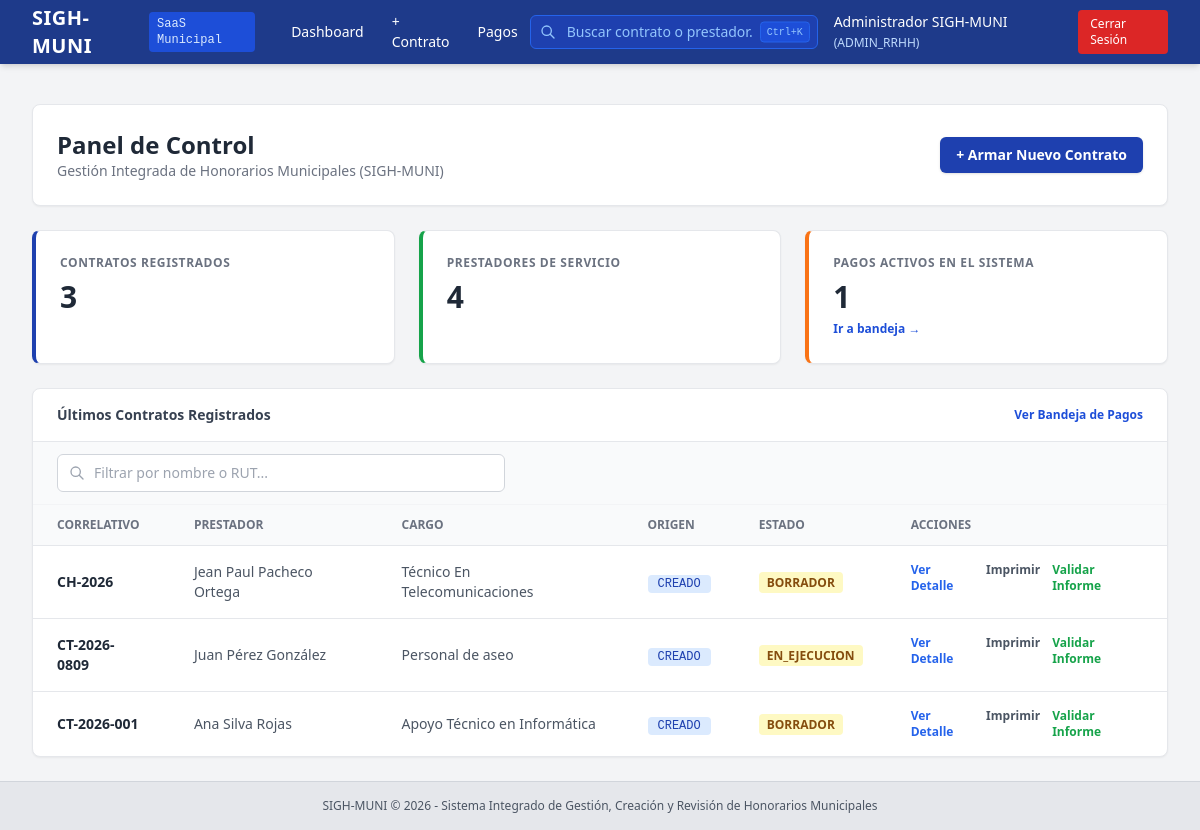
The page / (signed in) on the database its author committed.
### app/models/user.py (models this page shows, shortened)
class User(db.Model):
    __tablename__ = 'users'
    id = db.Column(db.Integer, primary_key=True, autoincrement=True)
    rut = db.Column(db.String(20), nullable=False, unique=True)
    first_name = db.Column(db.String(100), nullable=False)
    last_name = db.Column(db.String(100), nullable=False)
    email = db.Column(db.String(120), nullable=False, unique=True)
    password_hash = db.Column(db.String(255), nullable=False)
    role = db.Column(db.String(50), nullable=False)  # SUPERADMIN, ADMIN_RRHH, JEFE_DEPTO, FINANZAS_CONTROL
    department_id = db.Column(db.Integer, db.ForeignKey('departments.id', ondelete='SET NULL'), nullable=True)
    is_active = db.Column(db.Integer, nullable=False, default=1)
    created_at = db.Column(db.DateTime, nullable=False, default=datetime.utcnow)

### app/models/contract.py (models this page shows, shortened)
class Contract(db.Model):
    __tablename__ = 'contracts'
    id = db.Column(db.Integer, primary_key=True)
    provider_id = db.Column(db.Integer, db.ForeignKey('service_providers.id'), nullable=False)
    department_id = db.Column(db.Integer, db.ForeignKey('departments.id'), nullable=False)
    creation_type = db.Column(db.String(50), default='CREADO')
    contract_number = db.Column(db.String(50), unique=True, nullable=False)
    decline_number = db.Column(db.String(50), nullable=True)
    decline_date = db.Column(db.Date, nullable=True)
    position_title = db.Column(db.String(150), nullable=False)
    program_name = db.Column(db.String(150), nullable=True)
    monthly_amount_gross = db.Column(db.Float, nullable=False)
    total_contract_amount = db.Column(db.Float, nullable=False)
    start_date = db.Column(db.Date, nullable=False)
    end_date = db.Column(db.Date, nullable=False)
    pdf_file_path = db.Column(db.String(255), nullable=True)
    ocr_processed = db.Column(db.Integer, default=0)
    status = db.Column(db.String(30), default='BORRADOR')
    created_at = db.Column(db.DateTime, default=datetime.utcnow)
    provider = db.relationship('ServiceProvider', back_populates='contracts', lazy=True)
    department = db.relationship('Department', backref=db.backref('department_contracts', lazy=True))
    functions = db.relationship('ContractFunction', backref='contract', cascade='all, delete-orphan', lazy=True,
                                order_by='ContractFunction.function_order')
    payments = db.relationship('MonthlyPayment', back_populates='contract', lazy=True, cascade='all, delete-orphan')

### app/models/provider.py (models this page shows, shortened)
class ServiceProvider(db.Model):
    __tablename__ = 'service_providers'
    id = db.Column(db.Integer, primary_key=True, autoincrement=True)
    rut = db.Column(db.String(20), nullable=False, unique=True, index=True)
    first_name = db.Column(db.String(100), nullable=False)
    paternal_last_name = db.Column(db.String(100), nullable=False)
    maternal_last_name = db.Column(db.String(100), nullable=True)
    email = db.Column(db.String(120), nullable=True)
    phone = db.Column(db.String(50), nullable=True)
    address = db.Column(db.Text, nullable=True)
    bank_name = db.Column(db.String(100), nullable=True)
    account_type = db.Column(db.String(50), nullable=True)
    account_number = db.Column(db.String(50), nullable=True)
    created_at = db.Column(db.DateTime, nullable=False, default=datetime.utcnow)
    contracts = db.relationship('Contract', back_populates='provider', lazy=True, cascade="all, delete-orphan")
    @property
    def full_name(self):
        maternal = f" {self.maternal_last_name}" if self.maternal_last_name else ""
        return f"{self.first_name} {self.paternal_last_name}{maternal}"

### app/routes/dashboard.py (the view)
@dashboard_bp.route('/')
@login_required
def index():
    user = get_current_user()
    total_contracts = Contract.query.count()
    total_providers = ServiceProvider.query.count()
    recent_contracts = Contract.query.order_by(Contract.id.desc()).limit(5).all()
    if user.role == 'JEFE_DEPTO':
        pending_payments = MonthlyPayment.query.join(Contract).filter(
            Contract.department_id == user.department_id,
            MonthlyPayment.approval_status.in_(['PENDIENTE_REVISION', 'OBSERVADO'])
        ).count()
    elif user.role == 'FINANZAS_CONTROL':
        pending_payments = MonthlyPayment.query.filter(
            MonthlyPayment.approval_status.in_(['APROBADO_RRHH', 'OBSERVADO'])
        ).count()
    elif user.role in ('ADMIN_RRHH', 'SUPERADMIN'):
        pending_payments = MonthlyPayment.query.filter(
            MonthlyPayment.approval_status != 'APROBADO_FINANZAS'
        ).count()
    else:
        pending_payments = 0
    return render_template(
        'dashboard/index.html',
        total_contracts=total_contracts,
        total_providers=total_providers,
        pending_payments=pending_payments,
        recent_contracts=recent_contracts,
        user=user
    )

### app/__init__.py (called while the page is built)
def create_app(config_class=Config):
    app = Flask(__name__)
    app.config.from_object(config_class)
    os.makedirs(app.config['UPLOAD_FOLDER'], exist_ok=True)
    db.init_app(app)
    migrate.init_app(app, db)
    if 'sqlite' in app.config['SQLALCHEMY_DATABASE_URI']:
        from sqlalchemy import event
        from sqlalchemy.engine import Engine
        @event.listens_for(Engine, "connect")
        def set_sqlite_pragma(dbapi_connection, connection_record):
            cursor = dbapi_connection.cursor()
            cursor.execute("PRAGMA foreign_keys=ON;")
            cursor.close()
    from app.auth.routes import auth_bp
    app.register_blueprint(auth_bp, url_prefix='/auth')
    from app.routes import register_routes
    register_routes(app)
    return app

### app/auth/utils.py (called while the page is built)
def login_required(f):
    @wraps(f)
    def decorated_function(*args, **kwargs):
        if 'user_id' not in session:
            flash('Debes iniciar sesión para acceder a esta sección.', 'warning')
            return redirect(url_for('auth.login', next=request.url))
        return f(*args, **kwargs)
    return decorated_function

def get_current_user():
    if 'user_id' in session:
        return User.query.get(session['user_id'])
    return None

### app/templates/dashboard/index.html (shortened to what this page needs)
{% extends "base.html" %}
{% block content %}
<div class="space-y-6">
    <div class="flex justify-between items-center bg-white p-6 rounded-lg shadow-sm border border-gray-200">
        <div>
            <h1 class="text-2xl font-bold text-gray-800">Panel de Control</h1>
            <p class="text-sm text-gray-500">Gestión Integrada de Honorarios Municipales (SIGH-MUNI)</p>
        </div>
        <div class="flex space-x-2">
            <a href="{{ url_for('contract_builder.create') }}" class="bg-blue-800 hover:bg-blue-900 text-white font-semibold px-4 py-2 rounded-md shadow text-sm transition">
                + Armar Nuevo Contrato
            </a>
        </div>
    </div>
    <div class="grid grid-cols-1 md:grid-cols-3 gap-6">
        <div class="bg-white p-6 rounded-lg shadow-sm border border-gray-200 border-l-4 border-l-blue-800">
            <h3 class="text-xs uppercase text-gray-500 font-bold tracking-wider">Contratos Registrados</h3>
            <p class="text-3xl font-extrabold text-gray-800 mt-2">{{ total_contracts }}</p>
        </div>
        <div class="bg-white p-6 rounded-lg shadow-sm border border-gray-200 border-l-4 border-l-green-600">
            <h3 class="text-xs uppercase text-gray-500 font-bold tracking-wider">Prestadores de Servicio</h3>
            <p class="text-3xl font-extrabold text-gray-800 mt-2">{{ total_providers }}</p>
        </div>
        <div class="bg-white p-6 rounded-lg shadow-sm border border-gray-200 border-l-4 border-l-orange-500">
            <h3 class="text-xs uppercase text-gray-500 font-bold tracking-wider">
                {% if user.role == 'JEFE_DEPTO' %}Pagos Pendientes de Mi Depto
                {% elif user.role == 'FINANZAS_CONTROL' %}Pagos por Liberar
                {% else %}Pagos Activos en el Sistema{% endif %}
            </h3>
            <p class="text-3xl font-extrabold text-gray-800 mt-2">{{ pending_payments }}</p>
            <a href="{{ url_for('payments.bandeja') }}" class="text-xs text-blue-700 hover:underline font-semibold mt-1 inline-block">Ir a bandeja →</a>
        </div>
    </div>
    <div class="bg-white rounded-lg shadow-sm border border-gray-200 overflow-hidden">
        <div class="px-6 py-4 border-b border-gray-200 font-bold text-gray-700 text-sm flex justify-between items-center">
            <span>Últimos Contratos Registrados</span>
            <a href="{{ url_for('payments.bandeja') }}" class="text-xs text-blue-700 hover:underline font-semibold">Ver Bandeja de Pagos</a>
        </div>
        <div class="px-6 py-3 border-b border-gray-100 bg-gray-50">
            <div class="relative max-w-md">
                <svg class="absolute left-3 top-1/2 -translate-y-1/2 w-4 h-4 text-gray-400" fill="none" stroke="currentColor" viewBox="0 0 24 24">
                    <path stroke-linecap="round" stroke-linejoin="round" stroke-width="2" d="M21 21l-6-6m2-5a7 7 0 11-14 0 7 7 0 0114 0z"/>
                </svg>
                <input type="text" id="table_filter_input"
                    placeholder="Filtrar por nombre o RUT..."
                    autocomplete="off"
                    class="w-full pl-9 pr-4 py-2 border border-gray-300 rounded-md text-sm focus:ring-2 focus:ring-blue-500 focus:border-blue-500 transition">
            </div>
        </div>
        <table class="w-full text-left text-sm text-gray-600" id="contracts_table">
            <thead class="bg-gray-50 text-xs uppercase text-gray-500 font-semibold border-b">
                <tr>
                    <th class="px-6 py-3">Correlativo</th>
                    <th class="px-6 py-3">Prestador</th>
                    <th class="px-6 py-3">Cargo</th>
                    <th class="px-6 py-3">Origen</th>
                    <th class="px-6 py-3">Estado</th>
                    <th class="px-6 py-3">Acciones</th>
                </tr>
            </thead>
            <tbody class="divide-y divide-gray-200">
                {% for contract in recent_contracts %}
                <tr class="hover:bg-gray-50 contract-row"
                    data-search="{{ contract.provider.full_name | lower }} {{ contract.provider.rut | lower }} {{ contract.contract_number | lower }} {{ contract.position_title | lower }}">
                    <td class="px-6 py-4 font-semibold text-gray-800">{{ contract.contract_number }}</td>
                    <td class="px-6 py-4">{{ contract.provider.full_name }}</td>
                    <td class="px-6 py-4">{{ contract.position_title }}</td>
                    <td class="px-6 py-4"><span class="bg-blue-100 text-blue-800 text-xs px-2.5 py-0.5 rounded font-mono">{{ contract.creation_type }}</span></td>
                    <td class="px-6 py-4"><span class="bg-yellow-100 text-yellow-800 text-xs px-2 py-0.5 rounded font-semibold">{{ contract.status }}</span></td>
                    <td class="px-6 py-4 flex space-x-3">
                        <a href="{{ url_for('contract_builder.detail', contract_id=contract.id) }}" class="text-blue-600 hover:underline font-semibold text-xs">
                            Ver Detalle
                        </a>
                        <a href="{{ url_for('contract_builder.preview', contract_id=contract.id) }}" target="_blank" class="text-gray-600 hover:underline font-semibold text-xs">
                            Imprimir
                        </a>
                        <a href="{{ url_for('payments.validate_report', contract_id=contract.id) }}" class="text-green-600 hover:underline font-semibold text-xs">
                            Validar Informe
                        </a>
                    </td>
                </tr>
                {% endfor %}
            </tbody>
        </table>
    </div>
</div>
{% endblock %}

### app/templates/base.html (shortened to what this page needs)
<!DOCTYPE html>
<html lang="es">
<head>
    <script src="https://cdn.tailwindcss.com"></script>
</head>
<body class="bg-gray-100 min-h-screen text-gray-800 flex flex-col font-sans">
    <nav class="bg-blue-900 text-white shadow-md relative z-50">
        <div class="max-w-7xl mx-auto px-4 sm:px-6 lg:px-8">
            <div class="flex items-center justify-between h-16">
                <div class="flex items-center space-x-6">
                    <a href="{{ url_for('dashboard.index') }}" class="flex items-center space-x-3">
                        <span class="font-bold text-xl tracking-wide">SIGH-MUNI</span>
                        <span class="text-xs bg-blue-700 px-2 py-1 rounded text-blue-100 font-mono">SaaS Municipal</span>
                    </a>
                    {% if session.get('user_id') %}
                    <div class="hidden md:flex items-center space-x-1 text-sm">
                        <a href="{{ url_for('dashboard.index') }}" class="px-3 py-2 rounded hover:bg-blue-800 transition">Dashboard</a>
                        <a href="{{ url_for('contract_builder.create') }}" class="px-3 py-2 rounded hover:bg-blue-800 transition">+ Contrato</a>
                        <a href="{{ url_for('payments.bandeja') }}" class="px-3 py-2 rounded hover:bg-blue-800 transition">Pagos</a>
                    </div>
                    {% endif %}
                </div>
                {% if session.get('user_id') %}
                <div class="flex items-center space-x-4">
                    <div class="relative" id="global_search_container">
                        <div class="relative">
                            <svg class="absolute left-2.5 top-1/2 -translate-y-1/2 w-4 h-4 text-blue-300" fill="none" stroke="currentColor" viewBox="0 0 24 24">
                                <path stroke-linecap="round" stroke-linejoin="round" stroke-width="2" d="M21 21l-6-6m2-5a7 7 0 11-14 0 7 7 0 0114 0z"/>
                            </svg>
                            <input type="text" id="global_search_input"
                                placeholder="Buscar contrato o prestador..."
                                autocomplete="off"
                                class="w-56 lg:w-72 pl-9 pr-16 py-1.5 bg-blue-800 border border-blue-600 rounded-md text-sm text-white placeholder-blue-300 focus:outline-none focus:ring-2 focus:ring-blue-400 focus:bg-blue-700 transition">
                            <kbd class="absolute right-2 top-1/2 -translate-y-1/2 text-[10px] bg-blue-700 text-blue-300 px-1.5 py-0.5 rounded border border-blue-600 font-mono">Ctrl+K</kbd>
                        </div>
                    </div>
                    <a href="{{ url_for('auth.profile') }}" class="text-sm font-medium hover:text-blue-200 transition">
                        {{ session.get('user_name') }}
                        <span class="text-xs text-blue-200">({{ session.get('user_role') }})</span>
                    </a>
                    <a href="{{ url_for('auth.logout') }}" class="bg-red-600 hover:bg-red-700 text-white text-xs px-3 py-1.5 rounded transition">
                        Cerrar Sesión
                    </a>
                </div>
                {% endif %}
            </div>
        </div>
    </nav>
    <main class="flex-grow max-w-7xl w-full mx-auto px-4 sm:px-6 lg:px-8 py-6">
        {% block content %}{% endblock %}
    </main>
    <footer class="bg-gray-200 text-center py-4 text-xs text-gray-600 border-t border-gray-300">
        SIGH-MUNI &copy; 2026 - Sistema Integrado de Gestión, Creación y Revisión de Honorarios Municipales
    </footer>
</body>
</html>

### rows shown on the page
User: get "ADMIN_RRHH"
Contract: contract_number "CH-2026", provider.full_name "Jean Paul Pacheco Ortega", position_title "Técnico En Telecomunicaciones", creation_type "CREADO", status "BORRADOR"
Contract: contract_number "CT-2026-0809", provider.full_name "Juan Pérez González", position_title "Personal de aseo", creation_type "CREADO", status "EN_EJECUCION"
Contract: contract_number "CT-2026-001", provider.full_name "Ana Silva Rojas", position_title "Apoyo Técnico en Informática", creation_type "CREADO", status "BORRADOR"

### other values the page prints
{{ session.get('user_name') }} "Administrador SIGH-MUNI"
{{ total_contracts }} "3"
{{ total_providers }} "4"
{{ pending_payments }} "1"
